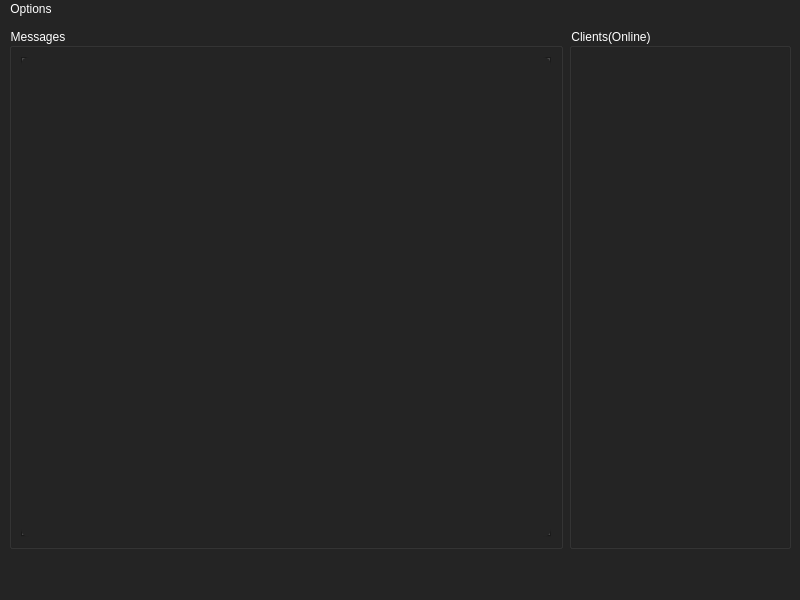
<?xml version="1.0" encoding="UTF-8"?>
<ui version="4.0">
 <class>MainWindow</class>
 <widget class="QMainWindow" name="MainWindow">
  <property name="geometry">
   <rect>
    <x>0</x>
    <y>0</y>
    <width>800</width>
    <height>600</height>
   </rect>
  </property>
  <property name="windowTitle">
   <string>Client</string>
  </property>
  <property name="autoFillBackground">
   <bool>false</bool>
  </property>
  <property name="styleSheet">
   <string notr="true">background-color: rgb(36, 36, 36);
color: rgb(255, 255, 255);</string>
  </property>
  <widget class="QWidget" name="centralwidget">
   <layout class="QVBoxLayout" name="verticalLayout">
    <item>
     <layout class="QHBoxLayout" name="horizontalLayout_3" stretch="5,2">
      <item>
       <widget class="QGroupBox" name="gpMessages">
        <property name="styleSheet">
         <string notr="true">color: rgb(255, 255, 255);
background-color: rgb(36, 36, 36);
</string>
        </property>
        <property name="title">
         <string>Messages</string>
        </property>
        <layout class="QHBoxLayout" name="horizontalLayout_2">
         <item>
          <widget class="QTabWidget" name="tbChats">
           <property name="sizePolicy">
            <sizepolicy hsizetype="Preferred" vsizetype="Expanding">
             <horstretch>0</horstretch>
             <verstretch>0</verstretch>
            </sizepolicy>
           </property>
           <property name="styleSheet">
            <string notr="true">color: rgb(255, 255, 255);

border-radius: 8px;
border-color: rgb(0, 0, 0);</string>
           </property>
           <property name="currentIndex">
            <number>-1</number>
           </property>
          </widget>
         </item>
        </layout>
       </widget>
      </item>
      <item>
       <widget class="QGroupBox" name="groupBox_2">
        <property name="styleSheet">
         <string notr="true">color: rgb(255, 255, 255);
background-color: rgb(36, 36, 36);</string>
        </property>
        <property name="title">
         <string>Clients(Online)</string>
        </property>
        <layout class="QHBoxLayout" name="horizontalLayout_4">
         <item>
          <widget class="QListWidget" name="lstClients">
           <property name="styleSheet">
            <string notr="true">border-radius: 8px;
color: rgb(255, 255, 255);
background-color: rgb(36, 36, 36);
border-color: rgb(0, 0, 0);</string>
           </property>
          </widget>
         </item>
        </layout>
       </widget>
      </item>
     </layout>
    </item>
    <item>
     <widget class="QLabel" name="lbErrorMessage">
      <property name="styleSheet">
       <string notr="true">color: rgb(139, 51, 36);</string>
      </property>
      <property name="text">
       <string/>
      </property>
     </widget>
    </item>
   </layout>
  </widget>
  <widget class="QMenuBar" name="menubar">
   <property name="geometry">
    <rect>
     <x>0</x>
     <y>0</y>
     <width>800</width>
     <height>21</height>
    </rect>
   </property>
   <widget class="QMenu" name="menuOptions">
    <property name="styleSheet">
     <string notr="true">QMenu#menuOptions {
    background-color: rgb(36, 36, 36);
}

QMenu#menuOptions::item:selected {
    background-color: white;
    color: rgb(54, 54, 54);
}

QMenu#menuOptions::item:disabled {
    color: gray;
}</string>
    </property>
    <property name="title">
     <string>Options</string>
    </property>
    <addaction name="actionConnected"/>
    <addaction name="actionServer"/>
    <addaction name="actionExit"/>
   </widget>
   <addaction name="menuOptions"/>
  </widget>
  <widget class="QStatusBar" name="statusbar">
   <property name="styleSheet">
    <string notr="true">color: rgb(255, 255, 255);</string>
   </property>
  </widget>
  <action name="actionConnected">
   <property name="text">
    <string>Connected</string>
   </property>
  </action>
  <action name="actionExit">
   <property name="text">
    <string>Exit</string>
   </property>
  </action>
  <action name="actionServer">
   <property name="text">
    <string>Server</string>
   </property>
  </action>
 </widget>
 <resources/>
 <connections>
  <connection>
   <sender>lstClients</sender>
   <signal>itemPressed(QListWidgetItem*)</signal>
   <receiver>MainWindow</receiver>
   <slot>showContextMenu(QListWidgetItem*)</slot>
   <hints>
    <hint type="sourcelabel">
     <x>657</x>
     <y>240</y>
    </hint>
    <hint type="destinationlabel">
     <x>724</x>
     <y>572</y>
    </hint>
   </hints>
  </connection>
 </connections>
 <slots>
  <slot>showContextMenu(QListWidgetItem*)</slot>
 </slots>
</ui>
